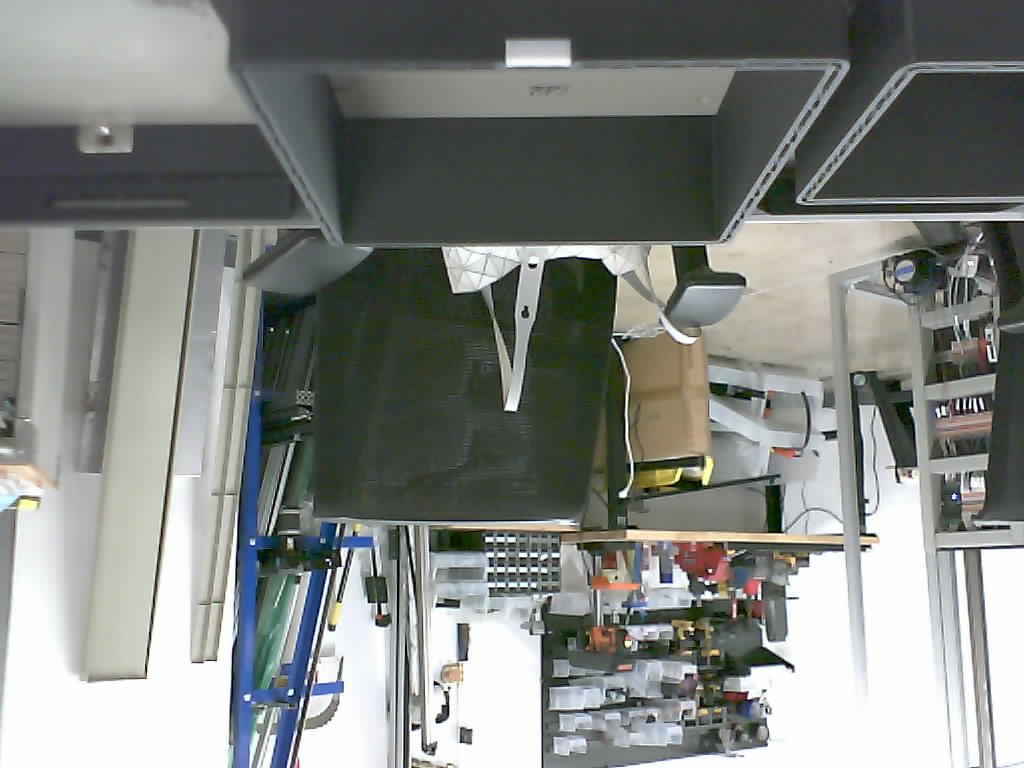
#> input picture snapshot.jpg, 1024 x 768 px
$ python camera_test.py
#> lines starting #> are read from the running program, lines starting #| are printed output that depends on the picture; after the words box and inside, x2 and y2 are one past the last pixel; in counts of white or black regions, pixels touching at a corner belong together
import cv2
import numpy as np

def detect_white_rectangle(frame):
    """
    Detect the largest white rectangular contour in the foreground.

    Args:
        frame (numpy.ndarray): Input image/frame in BGR.

    Returns:
        tuple: Bounding box (x, y, w, h) of detected rectangle or None if not found.
    """
    # Convert to grayscale
    gray = cv2.cvtColor(frame, cv2.COLOR_BGR2GRAY)

    # Blur to reduce noise
    blurred = cv2.GaussianBlur(gray, (5, 5), 0)

    # Adaptive threshold to isolate white regions
    thresh = cv2.adaptiveThreshold(
        blurred, 255,
        cv2.ADAPTIVE_THRESH_GAUSSIAN_C,
        cv2.THRESH_BINARY,
        blockSize=15,
        C=-5
    )

    # Morphological cleanup
    kernel = np.ones((3, 3), np.uint8)
    cleaned = cv2.morphologyEx(thresh, cv2.MORPH_OPEN, kernel)

    # Find contours
    contours, _ = cv2.findContours(cleaned, cv2.RETR_EXTERNAL, cv2.CHAIN_APPROX_SIMPLE)

    rectangles = []
    for cnt in contours:
        epsilon = 0.02 * cv2.arcLength(cnt, True)
        approx = cv2.approxPolyDP(cnt, epsilon, True)
        if len(approx) == 4 and cv2.contourArea(approx) > 500:
            rectangles.append(approx)

    if not rectangles:
        return None

    largest_rect = max(rectangles, key=cv2.contourArea)
    x, y, w, h = cv2.boundingRect(largest_rect)
    return (x, y, w, h)

def get_object_centered_score(frame, object_bbox):
    frame_h, frame_w = frame.shape[:2]
    frame_center = (frame_w / 2, frame_h / 2)

    x, y, w, h = object_bbox
    object_center = (x + w / 2, y + h / 2)

    dist = np.linalg.norm(np.array(frame_center) - np.array(object_center))
    max_dist = np.linalg.norm(np.array([0, 0]) - np.array(frame_center))
    centered_score = dist / max_dist

    return centered_score, object_center, frame_center

if __name__ == "__main__":
    # Load and rotate image 180 degrees
    frame = cv2.imread("snapshot.jpg")
#> frame is the input picture: shape (768, 1024, 3); mean B, G, R 128.6, 132.1, 129.2
    frame = cv2.rotate(frame, cv2.ROTATE_180)
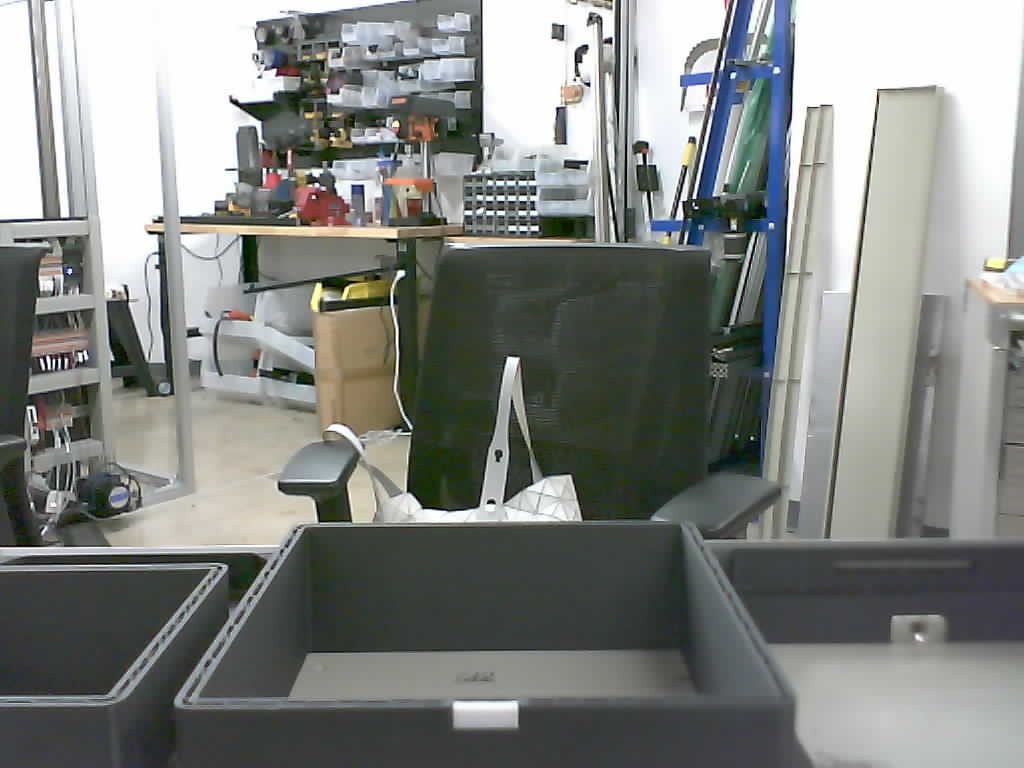
#> frame: shape (768, 1024, 3); mean B, G, R 128.6, 132.1, 129.2

    bbox = detect_white_rectangle(frame)
#> in detect_white_rectangle, `gray = cv2.cvtColor(frame, cv2.COLOR_BGR2GRAY)`:
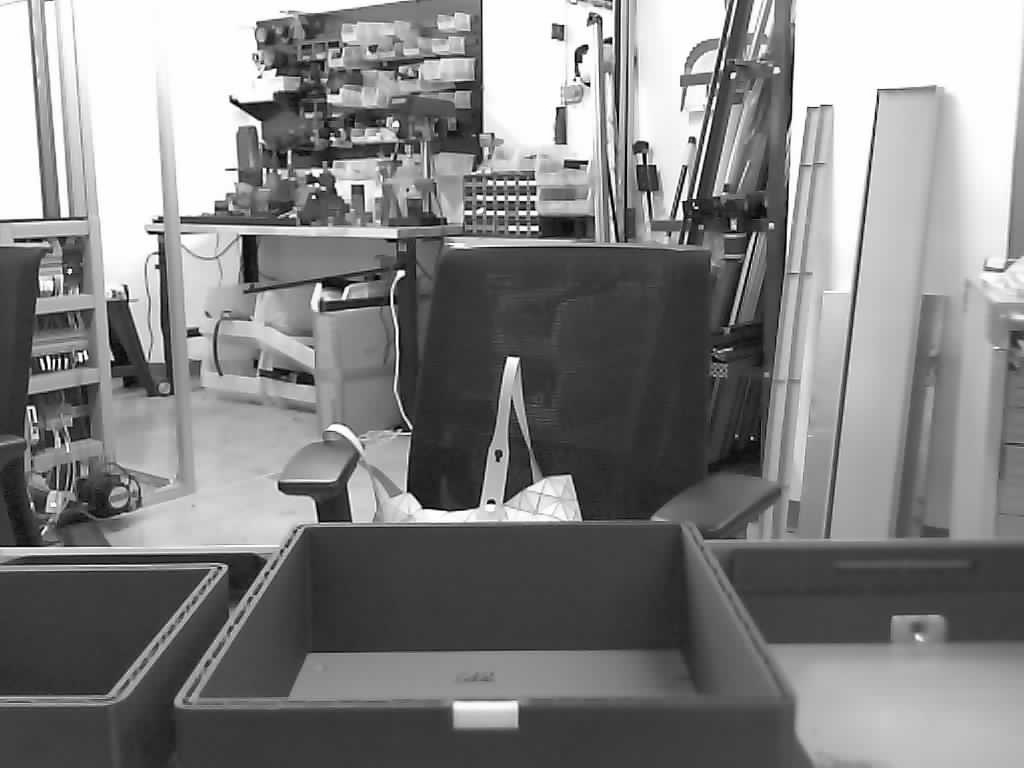
#> gray: shape (768, 1024); min 0, max 255, mean 130.9
#> in detect_white_rectangle, `thresh = cv2.adaptiveThreshold( blurred, 255, cv2.ADAPTIVE_THRESH_GAUS..`:
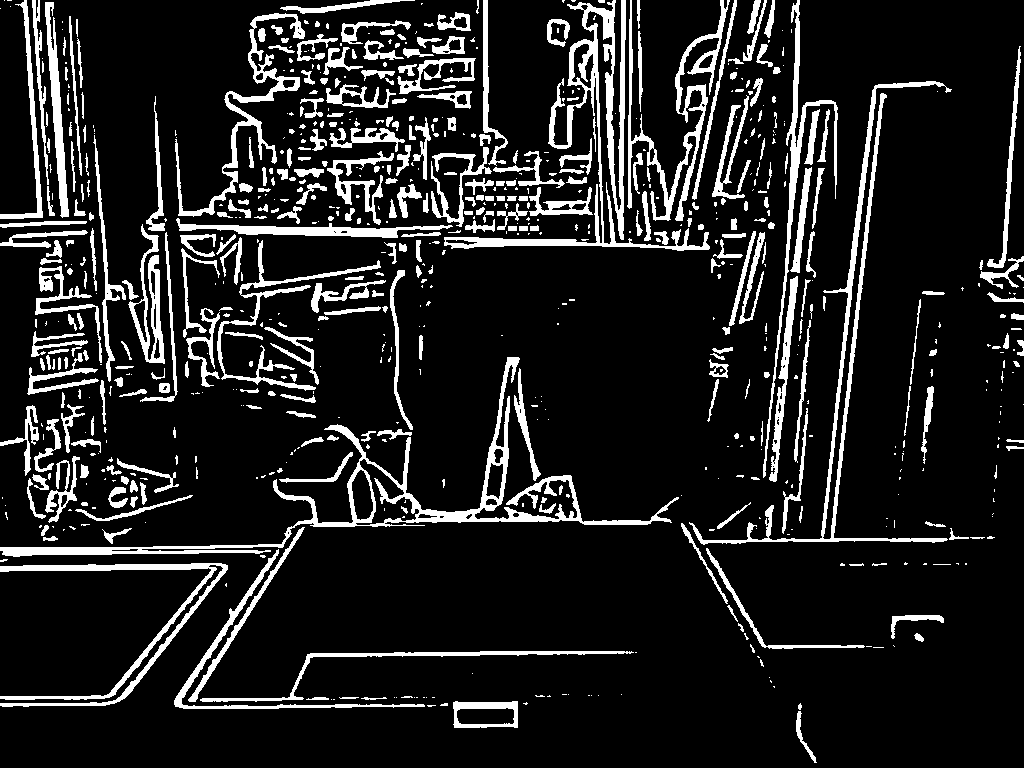
#> thresh: shape (768, 1024); 12.8% white; 738 white regions (384 under 20 px), largest, box (x1, y1, x2, y2) and area: (0, 357, 679, 557) 8254, (444, 0, 710, 251) 6950, (689, 81, 952, 545) 5311
#> in detect_white_rectangle, `cleaned = cv2.morphologyEx(thresh, cv2.MORPH_OPEN, kernel)`:
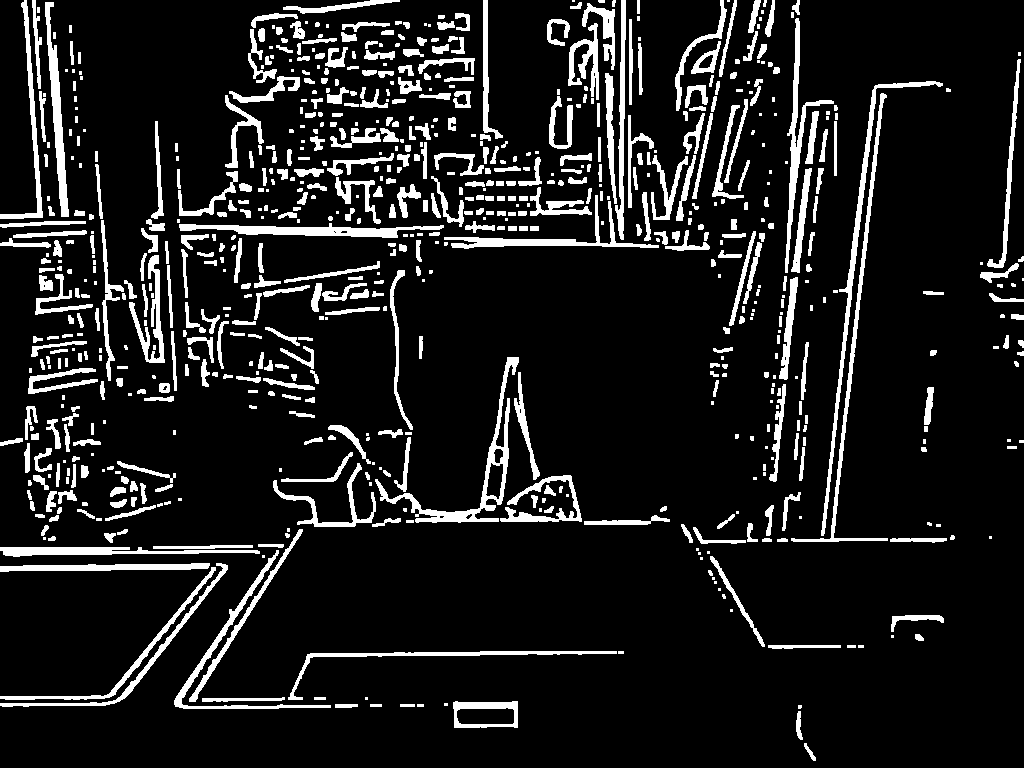
#> cleaned: shape (768, 1024); 11.3% white; 750 white regions (231 under 20 px)
#> in detect_white_rectangle, `contours, _ = cv2.findContours(cleaned, cv2.RETR_EXTERNAL, cv2.CHAIN_A..`: contours = 750 contours, 344 with area under 20; largest, box (x1, y1, x2, y2) and area: (375, 357, 519, 523) 2588, (821, 81, 943, 536) 1784, (179, 223, 444, 238) 1602, (453, 701, 518, 728) 1562, (791, 93, 888, 542) 1554
#> the loop in detect_white_rectangle, `for cnt in contours:` made 750 passes
#> (epsilon, approx) on passes 4 to 6: (0.32, [[417, 704], [417, 706], [423, 706], [423, 704]]), (0.64, [[400, 704], [400, 706], [414, 706], [414, 704]]), (0.52, [[370, 704], [370, 706], [381, 706], [381, 704]])
#> after the loop in detect_white_rectangle, `for cnt in contours:`: rectangles = 6 contours; box (x1, y1, x2, y2) and area: (453, 701, 518, 728) 1620, (791, 168, 812, 273) 626, (821, 82, 940, 536) 620, (0, 0, 43, 219) 610, (288, 651, 617, 700) 564, (175, 550, 331, 708) 549
#> in detect_white_rectangle, `largest_rect = max(rectangles, key=cv2.contourArea)`: largest_rect = [[453, 702], [454, 727], [517, 727], [517, 701]]
#> in detect_white_rectangle, `x, y, w, h = cv2.boundingRect(largest_rect)`: x = 453; y = 701; w = 65; h = 27
#> bbox = (453, 701, 65, 27)

    if bbox is None:
        print("No white rectangular fiducial detected.")
    else:
        score, obj_center, frame_center = get_object_centered_score(frame, bbox)
#> in get_object_centered_score, `x, y, w, h = object_bbox`: x = 453; y = 701; w = 65; h = 27
#> in get_object_centered_score, `object_center = (x + w / 2, y + h / 2)`: object_center = (485.5, 714.5)
#> in get_object_centered_score, `dist = np.linalg.norm(np.array(frame_center) - np.array(object_center))`: dist = 331.6
#> in get_object_centered_score, `centered_score = dist / max_dist`: centered_score = 0.518
#> score = 0.518; obj_center = (485.5, 714.5); frame_center = (512, 384)
        print(f"Centered score (0 = perfect): {score:.3f}")
#| Centered score (0 = perfect): 0.518
        print(f"Object center: {obj_center}")
#| Object center: (485.5, 714.5)
        print(f"Frame center: {frame_center}")
#| Frame center: (512.0, 384.0)


        # Draw bounding box and centers
        x, y, w, h = bbox
#> x = 453; y = 701; w = 65; h = 27
        cv2.rectangle(frame, (x, y), (x + w, y + h), (0, 255, 0), 2)
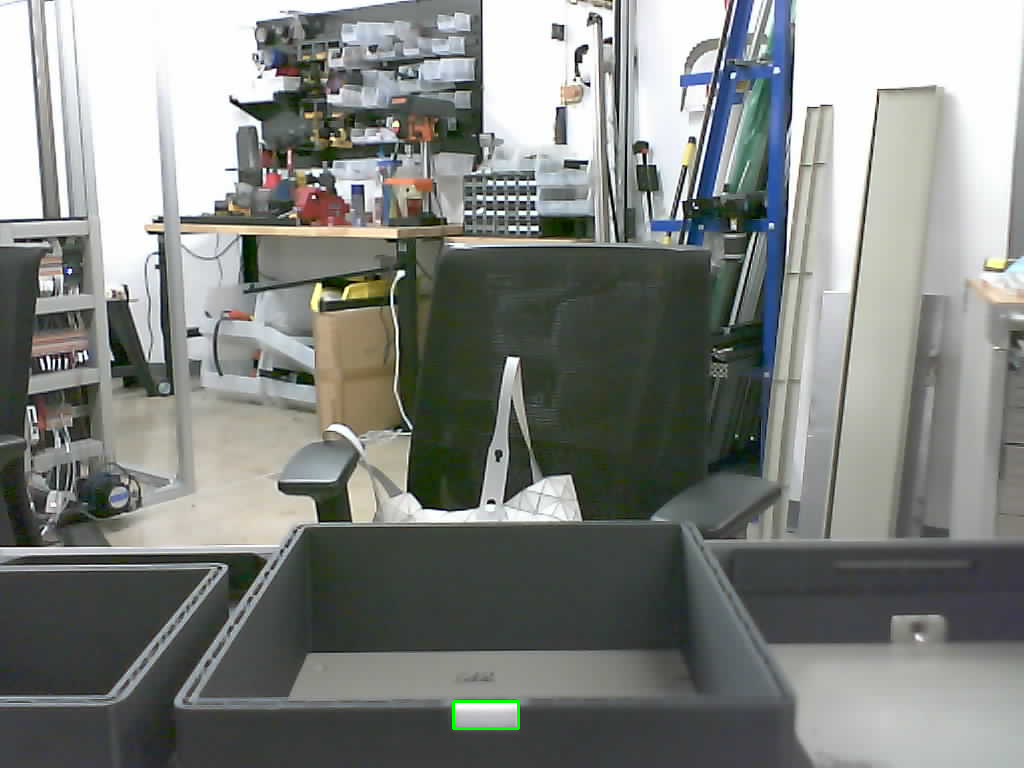
#> frame: shape (768, 1024, 3); 0.07% of pixels changed, all inside (x1, y1, x2, y2) = (452, 700, 520, 730)
        print(f"Found object: width={w}px, height={h}px, area={w*h}px²")
#| Found object: width=65px, height=27px, area=1755px²
        cv2.circle(frame, (int(obj_center[0]), int(obj_center[1])), 5, (255, 0, 0), -1)
#> frame: shape (768, 1024, 3); 0.01% of pixels changed, all inside (x1, y1, x2, y2) = (480, 709, 491, 720)
        cv2.circle(frame, (int(frame_center[0]), int(frame_center[1])), 5, (0, 0, 255), -1)
#> frame: shape (768, 1024, 3); mean B, G, R 128.5, 132.1, 129.1

    # Save final result
    cv2.imwrite("output_fiducial_detected.jpg", frame)

    # [15 lines of commented-out code are left out]
